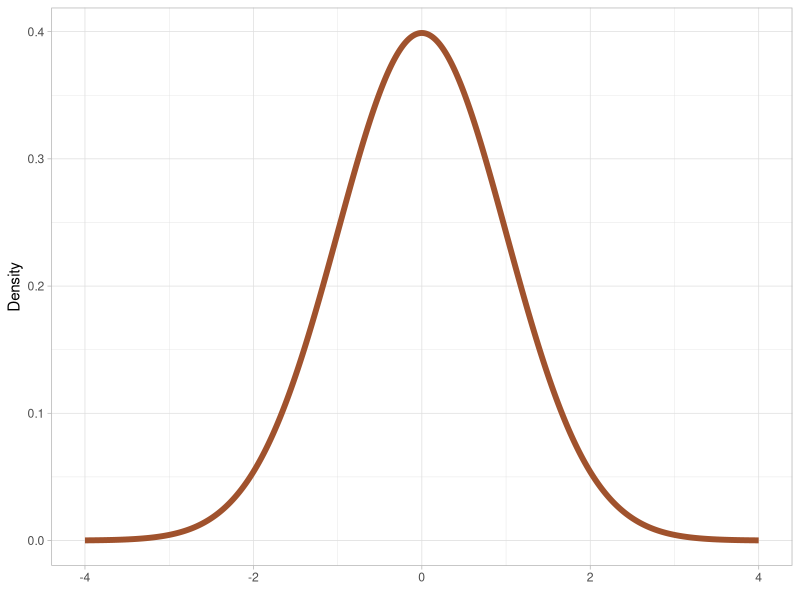
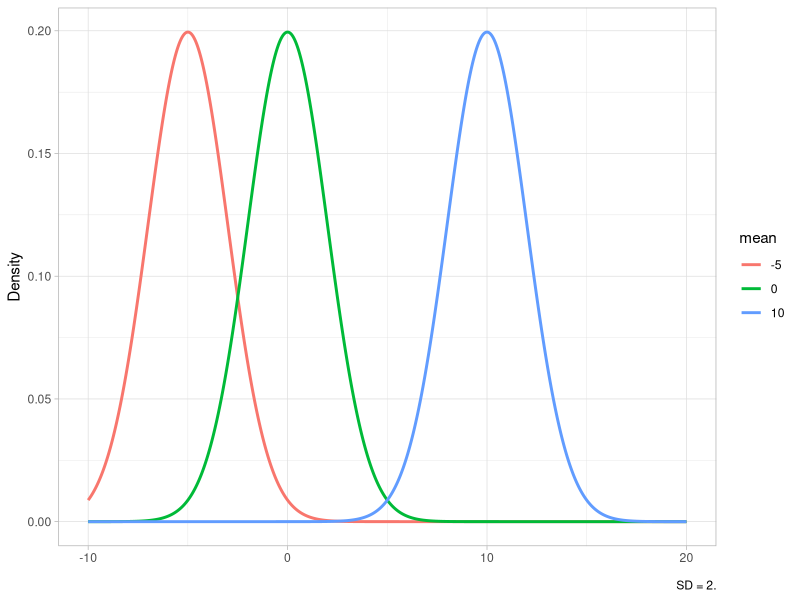
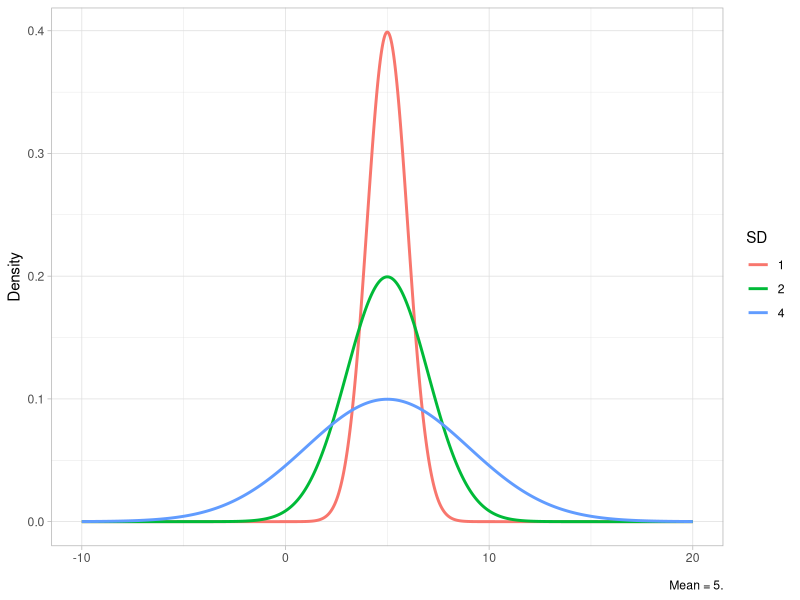
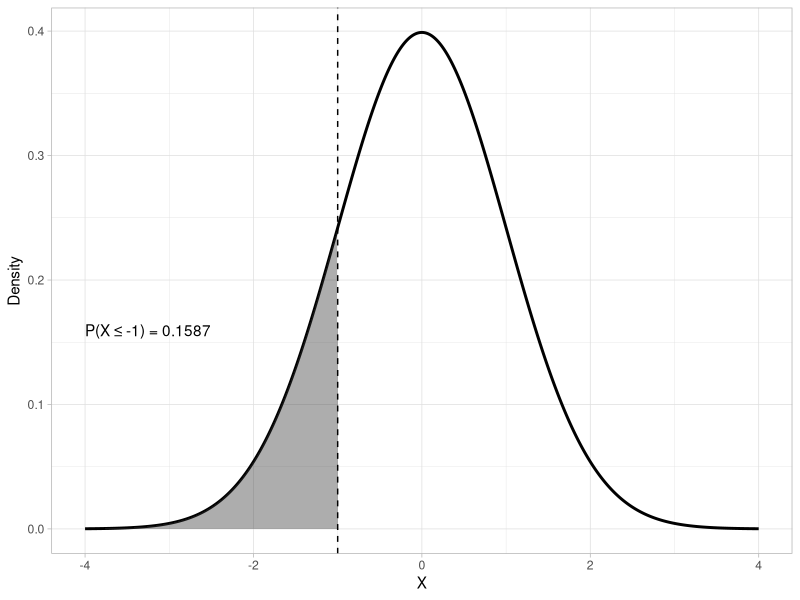
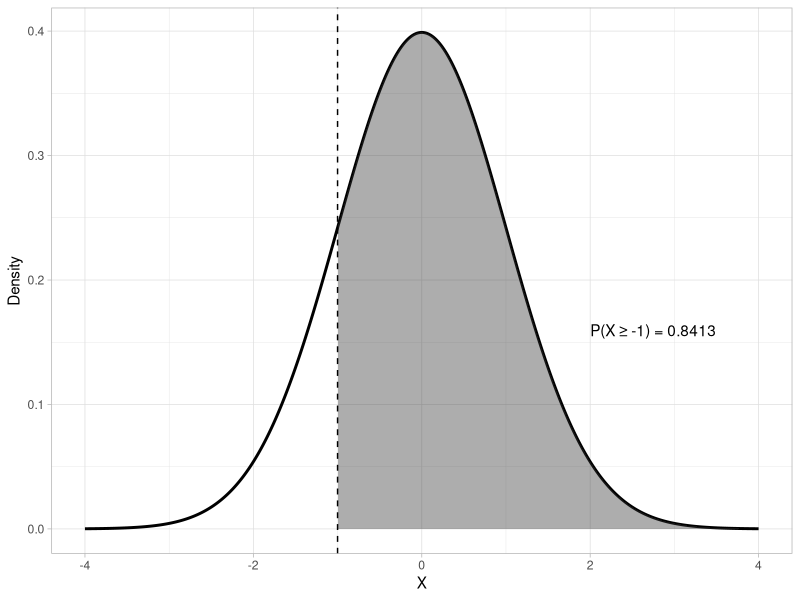
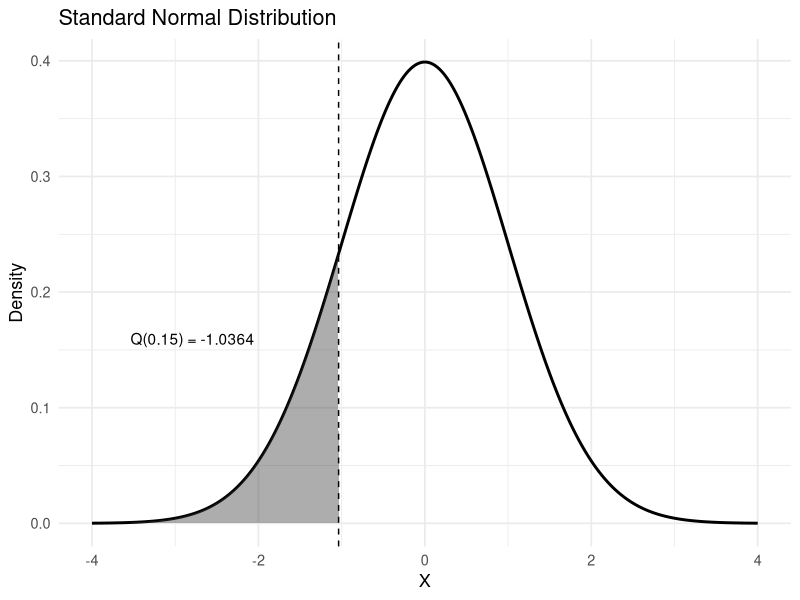
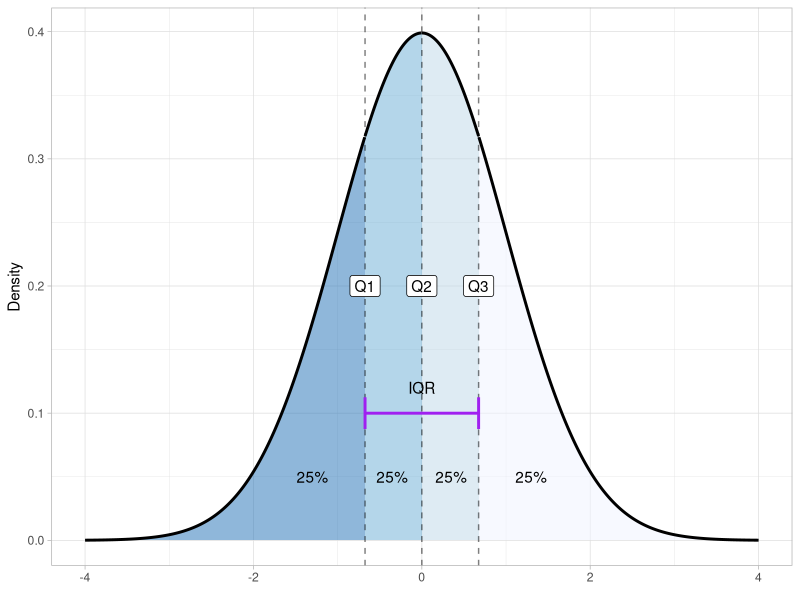

Generate these figures, in order, with R:
## ---- chunk 1
#| label: setup
#| include: false

library(tidyverse)
theme_set(theme_light())
## ---- chunk 2
#| label: fig-gauss
#| fig-caption: "The Gaussian probability distribution."
#| code-fold: true

ggplot() +
  aes(x = seq(-4, 4, 0.01), y = dnorm(seq(-4, 4, 0.01))) +
  geom_path(colour = "sienna", linewidth = 2) +
  labs(
    x = element_blank(), y = "Density"
  )

## ---- chunk 3
#| label: fig-gauss-msd
#| layout-ncol: 2
#| fig-cap: "Illustrating Gaussian distributions with different means and standard deviations."
#| fig-subcap: 
#|   - "Different means, same SD."
#|   - "Same mean, different SDs."
#| code-fold: true

x <- seq(-10, 20, length.out = 1000)
means <- c(0, -5, 10)
sd_fixed <- 2

df_means <- crossing(x = x, mean = means) |> 
  mutate(
    y = dnorm(x, mean = mean, sd = sd_fixed),
    mean = factor(mean)
  ) |> 
  arrange(mean, x)

mu <- ggplot(df_means, aes(x = x, y = y, color = mean)) +
  geom_line(linewidth = 1) +
  labs(x = element_blank(), y = "Density", caption = "SD = 2.")

sds <- c(1, 2, 4)
mean_fixed <- 5

df_sds <- crossing(x = x, SD = sds) |> 
  mutate(
    y = dnorm(x, mean = mean_fixed, sd = SD),
    SD = factor(SD)
  ) |> 
  arrange(SD, x)

sig <- ggplot(df_sds, aes(x = x, y = y, color = SD)) +
  geom_line(linewidth = 1) +
  labs(x = element_blank(), y = "Density", caption = "Mean = 5.")

plot(mu)
plot(sig)

## ---- chunk 4
#| label: fig-p
#| fig-cap: "Illustration of the lower-tail probability with Gaussian(0, 1)."
#| code-fold: true

q <- -1
p <- pnorm(q)
lbl <- sprintf("P(X \u2264 %.0f) = %.4f", q, p)

df <- tibble(x = seq(-4, 4, length.out = 2000)) |>
  mutate(dens = dnorm(x))

df_shade <- df |> filter(x <= q)

ggplot(df, aes(x, dens)) +
  geom_line(linewidth = 1) +
  geom_area(data = df_shade, aes(y = dens), alpha = 0.4) +
  geom_vline(xintercept = q, linetype = "dashed") +
  annotate("text", x = q - 3, y = dnorm(0) * 0.4, label = lbl, hjust = 0) +
  labs(
    y = "Density", x = "X"
  )
## ---- chunk 5
#| label: pnorm

pnorm(q = -1, mean = 0, sd = 1)
# or
pnorm(-1, 0, 1)
# or
pnorm(-1)

## ---- chunk 6
#| label: pnorm-up

pnorm(-1, lower.tail = FALSE)
## ---- chunk 7
#| label: fig-quant-up
#| fig-cap: "Illustration of an upper-tail probability with Gaussian(0, 1)."
#| code-fold: true

q <- -1
p <- pnorm(q, lower.tail = FALSE)
lbl <- sprintf("P(X \u2265 %.0f) = %.4f", q, p)

df <- tibble(x = seq(-4, 4, length.out = 2000)) |>
  mutate(dens = dnorm(x))

df_shade <- df |> filter(x >= q)

ggplot(df, aes(x, dens)) +
  geom_line(linewidth = 1) +
  geom_area(data = df_shade, aes(y = dens), alpha = 0.4) +
  geom_vline(xintercept = q, linetype = "dashed") +
  annotate("text", x = q + 3, y = dnorm(0) * 0.4, label = lbl, hjust = 0) +
  labs(
    y = "Density", x = "X"
  )
## ---- chunk 8
#| label: fig-quant
#| fig-cap: "The 0.15th quantile of Gaussian(0, 1)."
#| code-fold: true

p <- 0.15
q <- qnorm(p)
lbl <- sprintf("Q(%.2f) = %.4f", p, q)

df <- tibble(x = seq(-4, 4, length.out = 2000)) |>
  mutate(dens = dnorm(x))

df_shade <- df |> filter(x <= q)

ggplot(df, aes(x, dens)) +
  geom_line(linewidth = 1) +
  geom_area(data = df_shade, aes(y = dens), alpha = 0.4) +
  geom_vline(xintercept = q, linetype = "dashed") +
  annotate("text", x = q - 2.5, y = dnorm(0) * 0.4, label = lbl, hjust = 0) +
  labs(
    title = "Standard Normal Distribution",
    y = "Density", x = "X"
  ) +
  theme_minimal(base_size = 13)

## ---- chunk 9
#| label: qnorm

# Lower-tail quantile with Gaussian(0, 1)
qnorm(0.15) |> round(2)

# Upper-tail quantile with Gaussian(0, 1)
qnorm(0.15, lower.tail = FALSE) |> round(2)

# Lower-tail quantile with Gaussian(10, 2)
qnorm(0.15, 10, 2) |> round(2)

# Upper-tail quantile with Gaussian(10, 2)
qnorm(0.15, 10, 2, lower.tail = FALSE) |> round(2)
## ---- chunk 10
#| label: fig-quartiles
#| fig-cap: "Quartiles of a Gaussian distribution."
#| code-fold: true

quartiles <- qnorm(c(0, 0.25, 0.5, 0.75, 1))
quart_labels <- c("Q1", "Q2 (median)", "Q3")

df <- tibble(x = seq(-4, 4, length.out = 2000)) |>
  mutate(dens = dnorm(x))

df <- df |> mutate(
  quartile = case_when(
    x <= quartiles[2] ~ "Q1",
    x <= quartiles[3] ~ "Q2",
    x <= quartiles[4] ~ "Q3",
    TRUE ~ "Q4"
  )
)

ggplot(df, aes(x, dens, fill = quartile)) +
  geom_area(alpha = 0.5) +
  geom_line(linewidth = 1) +
  scale_fill_brewer(type = "seq", direction = -1) +
  geom_vline(xintercept = quartiles[2:4], linetype = "dashed", alpha = 0.5) +
  annotate(
    "label",
    x = quartiles[2:4],
    y = 0.2,
    label = c("Q1", "Q2", "Q3")
  ) +
  annotate(
    "text",
    x = c(-1.3, -0.35, 0.35, 1.3),
    y = 0.05,
    label = c("25%", "25%", "25%", "25%")
  ) +
  annotate(
    "errorbar",
    xmin = quartiles[2], xmax = quartiles[4],
    y = 0.1,
    colour = "purple", linewidth = 1, width = 0.025
  ) +
  annotate(
    "text",
    x = 0, y = 0.12,
    label = "IQR"
  ) +
  labs(
    y = "Density", x = element_blank()
  ) +
  theme(legend.position = "none")

## ---- chunk 11
#| label: quart

qnorm(c(0.25, 0.5, 0.75)) |> round(2)

